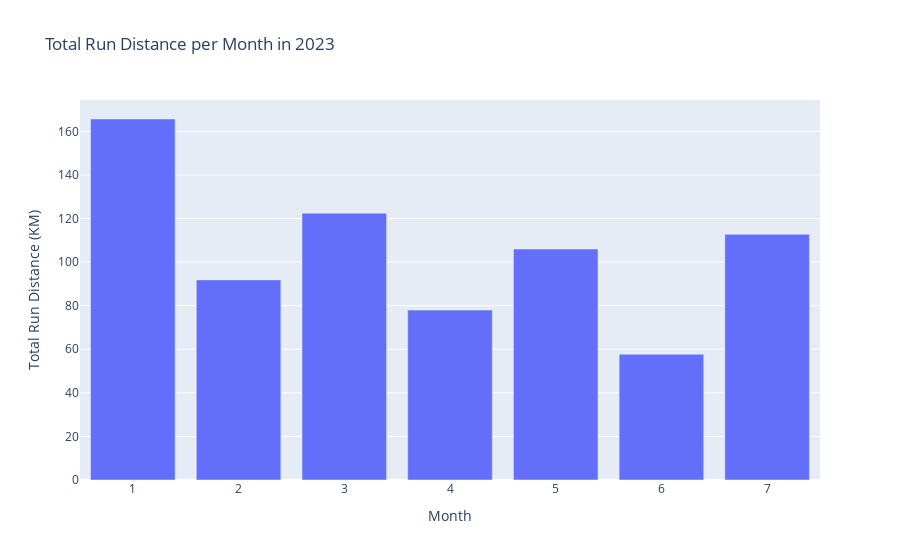

Notebook source saved alongside this figure:
### Code cell
run_2023 = runs_df[runs_df['activity_date'].dt.year == 2023]
# display(run_2023)

run_2023['month'] = run_2023['activity_date'].dt.month
run_2023_groupby_month = run_2023.groupby('month')['distance_km'].sum().reset_index()
run_2023_groupby_month

fig = px.bar(run_2023_groupby_month, x='month', y='distance_km', labels={'month': 'Month', 'distance_km': 'Total Run Distance (KM)'}, title='Total Run Distance per Month in 2023')
fig.show()

### Figure 1 — Plotly figure (JSON) as saved in the notebook; plotly's stock layout.template omitted (floating-point values rounded to 4 significant figures)
{"data": [{"alignmentgroup": "True", "hovertemplate": "Month=%{x}<br>Total Run Distance (KM)=%{y}<extra></extra>", "legendgroup": "", "marker": {"color": "#636efa", "pattern": {"shape": ""}}, "name": "", "offsetgroup": "", "orientation": "v", "showlegend": false, "textposition": "auto", "type": "bar", "x": [1, 2, 3, 4, 5, 6, 7], "xaxis": "x", "y": [165.7, 91.85, 122.5, 78.01, 106.0, 57.71, 112.8], "yaxis": "y"}], "layout": {"barmode": "relative", "legend": {"tracegroupgap": 0}, "title": {"text": "Total Run Distance per Month in 2023"}, "xaxis": {"anchor": "y", "domain": [0, 1], "title": {"text": "Month"}}, "yaxis": {"anchor": "x", "domain": [0, 1], "title": {"text": "Total Run Distance (KM)"}}}}
